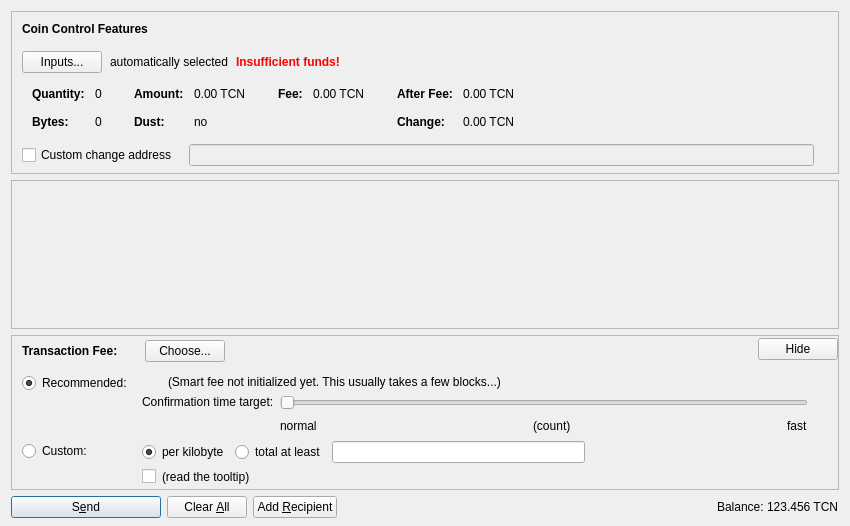
<?xml version="1.0" encoding="UTF-8"?>
<ui version="4.0">
 <class>SendCoinsDialog</class>
 <widget class="QDialog" name="SendCoinsDialog">
  <property name="geometry">
   <rect>
    <x>0</x>
    <y>0</y>
    <width>850</width>
    <height>526</height>
   </rect>
  </property>
  <property name="windowTitle">
   <string>Send Coins</string>
  </property>
  <layout class="QVBoxLayout" name="verticalLayout" stretch="0,1,0,0">
   <property name="bottomMargin">
    <number>8</number>
   </property>
   <item>
    <widget class="QFrame" name="frameCoinControl">
     <property name="sizePolicy">
      <sizepolicy hsizetype="Expanding" vsizetype="Expanding">
       <horstretch>0</horstretch>
       <verstretch>0</verstretch>
      </sizepolicy>
     </property>
     <property name="maximumSize">
      <size>
       <width>16777215</width>
       <height>16777215</height>
      </size>
     </property>
     <property name="frameShape">
      <enum>QFrame::StyledPanel</enum>
     </property>
     <property name="frameShadow">
      <enum>QFrame::Sunken</enum>
     </property>
     <layout class="QVBoxLayout" name="verticalLayoutCoinControl2">
      <property name="spacing">
       <number>0</number>
      </property>
      <property name="leftMargin">
       <number>0</number>
      </property>
      <property name="topMargin">
       <number>0</number>
      </property>
      <property name="rightMargin">
       <number>0</number>
      </property>
      <property name="bottomMargin">
       <number>6</number>
      </property>
      <item>
       <layout class="QVBoxLayout" name="verticalLayoutCoinControl" stretch="0,0,0,0,1">
        <property name="spacing">
         <number>0</number>
        </property>
        <property name="leftMargin">
         <number>10</number>
        </property>
        <property name="topMargin">
         <number>10</number>
        </property>
        <item>
         <layout class="QHBoxLayout" name="horizontalLayoutCoinControl1">
          <property name="bottomMargin">
           <number>15</number>
          </property>
          <item>
           <widget class="QLabel" name="labelCoinControlFeatures">
            <property name="sizePolicy">
             <sizepolicy hsizetype="Preferred" vsizetype="Maximum">
              <horstretch>0</horstretch>
              <verstretch>0</verstretch>
             </sizepolicy>
            </property>
            <property name="font">
             <font>
              <weight>75</weight>
              <bold>true</bold>
             </font>
            </property>
            <property name="styleSheet">
             <string notr="true">font-weight:bold;</string>
            </property>
            <property name="text">
             <string>Coin Control Features</string>
            </property>
           </widget>
          </item>
         </layout>
        </item>
        <item>
         <layout class="QHBoxLayout" name="horizontalLayoutCoinControl2" stretch="0,0,0,0">
          <property name="spacing">
           <number>8</number>
          </property>
          <property name="bottomMargin">
           <number>10</number>
          </property>
          <item>
           <widget class="QPushButton" name="pushButtonCoinControl">
            <property name="styleSheet">
             <string notr="true"/>
            </property>
            <property name="text">
             <string>Inputs...</string>
            </property>
            <property name="autoDefault">
             <bool>false</bool>
            </property>
           </widget>
          </item>
          <item>
           <widget class="QLabel" name="labelCoinControlAutomaticallySelected">
            <property name="text">
             <string>automatically selected</string>
            </property>
            <property name="margin">
             <number>5</number>
            </property>
           </widget>
          </item>
          <item>
           <widget class="QLabel" name="labelCoinControlInsuffFunds">
            <property name="font">
             <font>
              <weight>75</weight>
              <bold>true</bold>
             </font>
            </property>
            <property name="styleSheet">
             <string notr="true">color:red;font-weight:bold;</string>
            </property>
            <property name="text">
             <string>Insufficient funds!</string>
            </property>
            <property name="margin">
             <number>5</number>
            </property>
           </widget>
          </item>
          <item>
           <spacer name="horizontalSpacerCoinControl">
            <property name="orientation">
             <enum>Qt::Horizontal</enum>
            </property>
            <property name="sizeHint" stdset="0">
             <size>
              <width>40</width>
              <height>1</height>
             </size>
            </property>
           </spacer>
          </item>
         </layout>
        </item>
        <item>
         <widget class="QWidget" name="widgetCoinControl" native="true">
          <property name="sizePolicy">
           <sizepolicy hsizetype="Preferred" vsizetype="Preferred">
            <horstretch>0</horstretch>
            <verstretch>0</verstretch>
           </sizepolicy>
          </property>
          <property name="minimumSize">
           <size>
            <width>0</width>
            <height>0</height>
           </size>
          </property>
          <property name="styleSheet">
           <string notr="true"/>
          </property>
          <layout class="QHBoxLayout" name="horizontalLayoutCoinControl5">
           <property name="leftMargin">
            <number>0</number>
           </property>
           <property name="topMargin">
            <number>0</number>
           </property>
           <property name="rightMargin">
            <number>0</number>
           </property>
           <property name="bottomMargin">
            <number>0</number>
           </property>
           <item>
            <layout class="QHBoxLayout" name="horizontalLayoutCoinControl3" stretch="0,0,0,1">
             <property name="spacing">
              <number>20</number>
             </property>
             <property name="topMargin">
              <number>0</number>
             </property>
             <property name="bottomMargin">
              <number>10</number>
             </property>
             <item>
              <layout class="QFormLayout" name="formLayoutCoinControl1">
               <property name="horizontalSpacing">
                <number>10</number>
               </property>
               <property name="verticalSpacing">
                <number>14</number>
               </property>
               <property name="leftMargin">
                <number>10</number>
               </property>
               <property name="topMargin">
                <number>4</number>
               </property>
               <property name="rightMargin">
                <number>6</number>
               </property>
               <item row="0" column="0">
                <widget class="QLabel" name="labelCoinControlQuantityText">
                 <property name="font">
                  <font>
                   <weight>75</weight>
                   <bold>true</bold>
                  </font>
                 </property>
                 <property name="text">
                  <string>Quantity:</string>
                 </property>
                 <property name="margin">
                  <number>0</number>
                 </property>
                </widget>
               </item>
               <item row="0" column="1">
                <widget class="QLabel" name="labelCoinControlQuantity">
                 <property name="cursor">
                  <cursorShape>IBeamCursor</cursorShape>
                 </property>
                 <property name="contextMenuPolicy">
                  <enum>Qt::ActionsContextMenu</enum>
                 </property>
                 <property name="text">
                  <string notr="true">0</string>
                 </property>
                 <property name="margin">
                  <number>0</number>
                 </property>
                 <property name="textInteractionFlags">
                  <set>Qt::LinksAccessibleByMouse|Qt::TextSelectableByKeyboard|Qt::TextSelectableByMouse</set>
                 </property>
                </widget>
               </item>
               <item row="1" column="0">
                <widget class="QLabel" name="labelCoinControlBytesText">
                 <property name="font">
                  <font>
                   <weight>75</weight>
                   <bold>true</bold>
                  </font>
                 </property>
                 <property name="text">
                  <string>Bytes:</string>
                 </property>
                </widget>
               </item>
               <item row="1" column="1">
                <widget class="QLabel" name="labelCoinControlBytes">
                 <property name="cursor">
                  <cursorShape>IBeamCursor</cursorShape>
                 </property>
                 <property name="contextMenuPolicy">
                  <enum>Qt::ActionsContextMenu</enum>
                 </property>
                 <property name="text">
                  <string notr="true">0</string>
                 </property>
                 <property name="textInteractionFlags">
                  <set>Qt::LinksAccessibleByMouse|Qt::TextSelectableByKeyboard|Qt::TextSelectableByMouse</set>
                 </property>
                </widget>
               </item>
              </layout>
             </item>
             <item>
              <layout class="QFormLayout" name="formLayoutCoinControl2">
               <property name="horizontalSpacing">
                <number>10</number>
               </property>
               <property name="verticalSpacing">
                <number>14</number>
               </property>
               <property name="leftMargin">
                <number>6</number>
               </property>
               <property name="topMargin">
                <number>4</number>
               </property>
               <property name="rightMargin">
                <number>6</number>
               </property>
               <item row="0" column="0">
                <widget class="QLabel" name="labelCoinControlAmountText">
                 <property name="font">
                  <font>
                   <weight>75</weight>
                   <bold>true</bold>
                  </font>
                 </property>
                 <property name="text">
                  <string>Amount:</string>
                 </property>
                 <property name="margin">
                  <number>0</number>
                 </property>
                </widget>
               </item>
               <item row="0" column="1">
                <widget class="QLabel" name="labelCoinControlAmount">
                 <property name="cursor">
                  <cursorShape>IBeamCursor</cursorShape>
                 </property>
                 <property name="contextMenuPolicy">
                  <enum>Qt::ActionsContextMenu</enum>
                 </property>
                 <property name="text">
                  <string notr="true">0.00 TCN</string>
                 </property>
                 <property name="textInteractionFlags">
                  <set>Qt::LinksAccessibleByMouse|Qt::TextSelectableByKeyboard|Qt::TextSelectableByMouse</set>
                 </property>
                </widget>
               </item>
               <item row="1" column="0">
                <widget class="QLabel" name="labelCoinControlLowOutputText">
                 <property name="font">
                  <font>
                   <weight>75</weight>
                   <bold>true</bold>
                  </font>
                 </property>
                 <property name="text">
                  <string>Dust:</string>
                 </property>
                </widget>
               </item>
               <item row="1" column="1">
                <widget class="QLabel" name="labelCoinControlLowOutput">
                 <property name="cursor">
                  <cursorShape>IBeamCursor</cursorShape>
                 </property>
                 <property name="contextMenuPolicy">
                  <enum>Qt::ActionsContextMenu</enum>
                 </property>
                 <property name="text">
                  <string notr="true">no</string>
                 </property>
                 <property name="textInteractionFlags">
                  <set>Qt::LinksAccessibleByMouse|Qt::TextSelectableByKeyboard|Qt::TextSelectableByMouse</set>
                 </property>
                </widget>
               </item>
              </layout>
             </item>
             <item>
              <layout class="QFormLayout" name="formLayoutCoinControl3">
               <property name="horizontalSpacing">
                <number>10</number>
               </property>
               <property name="verticalSpacing">
                <number>14</number>
               </property>
               <property name="leftMargin">
                <number>6</number>
               </property>
               <property name="topMargin">
                <number>4</number>
               </property>
               <property name="rightMargin">
                <number>6</number>
               </property>
               <item row="0" column="0">
                <widget class="QLabel" name="labelCoinControlFeeText">
                 <property name="font">
                  <font>
                   <weight>75</weight>
                   <bold>true</bold>
                  </font>
                 </property>
                 <property name="text">
                  <string>Fee:</string>
                 </property>
                 <property name="margin">
                  <number>0</number>
                 </property>
                </widget>
               </item>
               <item row="0" column="1">
                <widget class="QLabel" name="labelCoinControlFee">
                 <property name="cursor">
                  <cursorShape>IBeamCursor</cursorShape>
                 </property>
                 <property name="contextMenuPolicy">
                  <enum>Qt::ActionsContextMenu</enum>
                 </property>
                 <property name="text">
                  <string notr="true">0.00 TCN</string>
                 </property>
                 <property name="textInteractionFlags">
                  <set>Qt::LinksAccessibleByMouse|Qt::TextSelectableByKeyboard|Qt::TextSelectableByMouse</set>
                 </property>
                </widget>
               </item>
              </layout>
             </item>
             <item>
              <layout class="QFormLayout" name="formLayoutCoinControl4">
               <property name="horizontalSpacing">
                <number>10</number>
               </property>
               <property name="verticalSpacing">
                <number>14</number>
               </property>
               <property name="leftMargin">
                <number>6</number>
               </property>
               <property name="topMargin">
                <number>4</number>
               </property>
               <property name="rightMargin">
                <number>6</number>
               </property>
               <item row="0" column="0">
                <widget class="QLabel" name="labelCoinControlAfterFeeText">
                 <property name="font">
                  <font>
                   <weight>75</weight>
                   <bold>true</bold>
                  </font>
                 </property>
                 <property name="text">
                  <string>After Fee:</string>
                 </property>
                 <property name="margin">
                  <number>0</number>
                 </property>
                </widget>
               </item>
               <item row="0" column="1">
                <widget class="QLabel" name="labelCoinControlAfterFee">
                 <property name="cursor">
                  <cursorShape>IBeamCursor</cursorShape>
                 </property>
                 <property name="contextMenuPolicy">
                  <enum>Qt::ActionsContextMenu</enum>
                 </property>
                 <property name="text">
                  <string notr="true">0.00 TCN</string>
                 </property>
                 <property name="textInteractionFlags">
                  <set>Qt::LinksAccessibleByMouse|Qt::TextSelectableByKeyboard|Qt::TextSelectableByMouse</set>
                 </property>
                </widget>
               </item>
               <item row="1" column="0">
                <widget class="QLabel" name="labelCoinControlChangeText">
                 <property name="font">
                  <font>
                   <weight>75</weight>
                   <bold>true</bold>
                  </font>
                 </property>
                 <property name="text">
                  <string>Change:</string>
                 </property>
                </widget>
               </item>
               <item row="1" column="1">
                <widget class="QLabel" name="labelCoinControlChange">
                 <property name="cursor">
                  <cursorShape>IBeamCursor</cursorShape>
                 </property>
                 <property name="contextMenuPolicy">
                  <enum>Qt::ActionsContextMenu</enum>
                 </property>
                 <property name="text">
                  <string notr="true">0.00 TCN</string>
                 </property>
                 <property name="textInteractionFlags">
                  <set>Qt::LinksAccessibleByMouse|Qt::TextSelectableByKeyboard|Qt::TextSelectableByMouse</set>
                 </property>
                </widget>
               </item>
              </layout>
             </item>
            </layout>
           </item>
          </layout>
         </widget>
        </item>
        <item>
         <layout class="QHBoxLayout" name="horizontalLayoutCoinControl4" stretch="0,0,0">
          <property name="spacing">
           <number>12</number>
          </property>
          <property name="sizeConstraint">
           <enum>QLayout::SetDefaultConstraint</enum>
          </property>
          <property name="topMargin">
           <number>5</number>
          </property>
          <property name="rightMargin">
           <number>5</number>
          </property>
          <item>
           <widget class="QCheckBox" name="checkBoxCoinControlChange">
            <property name="toolTip">
             <string>If this is activated, but the change address is empty or invalid, change will be sent to a newly generated address.</string>
            </property>
            <property name="text">
             <string>Custom change address</string>
            </property>
           </widget>
          </item>
          <item>
           <widget class="QValidatedLineEdit" name="lineEditCoinControlChange">
            <property name="enabled">
             <bool>false</bool>
            </property>
            <property name="sizePolicy">
             <sizepolicy hsizetype="Expanding" vsizetype="Fixed">
              <horstretch>0</horstretch>
              <verstretch>0</verstretch>
             </sizepolicy>
            </property>
           </widget>
          </item>
          <item>
           <widget class="QLabel" name="labelCoinControlChangeLabel">
            <property name="sizePolicy">
             <sizepolicy hsizetype="Preferred" vsizetype="Expanding">
              <horstretch>0</horstretch>
              <verstretch>0</verstretch>
             </sizepolicy>
            </property>
            <property name="minimumSize">
             <size>
              <width>0</width>
              <height>0</height>
             </size>
            </property>
            <property name="text">
             <string/>
            </property>
            <property name="margin">
             <number>3</number>
            </property>
           </widget>
          </item>
         </layout>
        </item>
        <item>
         <spacer name="verticalSpacerCoinControl">
          <property name="orientation">
           <enum>Qt::Vertical</enum>
          </property>
          <property name="sizeHint" stdset="0">
           <size>
            <width>800</width>
            <height>1</height>
           </size>
          </property>
         </spacer>
        </item>
       </layout>
      </item>
     </layout>
    </widget>
   </item>
   <item>
    <widget class="QScrollArea" name="scrollArea">
     <property name="widgetResizable">
      <bool>true</bool>
     </property>
     <widget class="QWidget" name="scrollAreaWidgetContents">
      <property name="geometry">
       <rect>
        <x>0</x>
        <y>0</y>
        <width>830</width>
        <height>104</height>
       </rect>
      </property>
      <layout class="QVBoxLayout" name="verticalLayout_2" stretch="0,1">
       <property name="leftMargin">
        <number>0</number>
       </property>
       <property name="topMargin">
        <number>0</number>
       </property>
       <property name="rightMargin">
        <number>0</number>
       </property>
       <property name="bottomMargin">
        <number>0</number>
       </property>
       <item>
        <layout class="QVBoxLayout" name="entries">
         <property name="spacing">
          <number>6</number>
         </property>
        </layout>
       </item>
       <item>
        <spacer name="verticalSpacer">
         <property name="orientation">
          <enum>Qt::Vertical</enum>
         </property>
         <property name="sizeHint" stdset="0">
          <size>
           <width>20</width>
           <height>40</height>
          </size>
         </property>
        </spacer>
       </item>
      </layout>
     </widget>
    </widget>
   </item>
   <item>
    <widget class="QFrame" name="frameFee">
     <property name="sizePolicy">
      <sizepolicy hsizetype="Expanding" vsizetype="Expanding">
       <horstretch>0</horstretch>
       <verstretch>0</verstretch>
      </sizepolicy>
     </property>
     <property name="maximumSize">
      <size>
       <width>16777215</width>
       <height>16777215</height>
      </size>
     </property>
     <property name="frameShape">
      <enum>QFrame::StyledPanel</enum>
     </property>
     <property name="frameShadow">
      <enum>QFrame::Sunken</enum>
     </property>
     <layout class="QVBoxLayout" name="verticalLayoutFee1">
      <property name="spacing">
       <number>0</number>
      </property>
      <property name="leftMargin">
       <number>0</number>
      </property>
      <property name="topMargin">
       <number>0</number>
      </property>
      <property name="rightMargin">
       <number>0</number>
      </property>
      <property name="bottomMargin">
       <number>0</number>
      </property>
      <item>
       <layout class="QVBoxLayout" name="verticalLayoutFee2" stretch="0,0,0">
        <property name="spacing">
         <number>0</number>
        </property>
        <property name="leftMargin">
         <number>10</number>
        </property>
        <property name="topMargin">
         <number>0</number>
        </property>
        <item>
         <layout class="QHBoxLayout" name="horizontalLayoutFee1">
          <property name="bottomMargin">
           <number>0</number>
          </property>
          <item>
           <layout class="QVBoxLayout" name="verticalLayoutFee7">
            <property name="spacing">
             <number>0</number>
            </property>
            <item>
             <spacer name="verticalSpacerSmartFee">
              <property name="orientation">
               <enum>Qt::Vertical</enum>
              </property>
              <property name="sizeType">
               <enum>QSizePolicy::Fixed</enum>
              </property>
              <property name="sizeHint" stdset="0">
               <size>
                <width>1</width>
                <height>4</height>
               </size>
              </property>
             </spacer>
            </item>
            <item>
             <layout class="QHBoxLayout" name="horizontalLayoutSmartFee">
              <property name="spacing">
               <number>10</number>
              </property>
              <item>
               <widget class="QLabel" name="labelFeeHeadline">
                <property name="sizePolicy">
                 <sizepolicy hsizetype="Preferred" vsizetype="Maximum">
                  <horstretch>0</horstretch>
                  <verstretch>0</verstretch>
                 </sizepolicy>
                </property>
                <property name="font">
                 <font>
                  <weight>75</weight>
                  <bold>true</bold>
                 </font>
                </property>
                <property name="styleSheet">
                 <string notr="true">font-weight:bold;</string>
                </property>
                <property name="text">
                 <string>Transaction Fee:</string>
                </property>
               </widget>
              </item>
              <item>
               <widget class="QLabel" name="labelFeeMinimized">
                <property name="text">
                 <string/>
                </property>
               </widget>
              </item>
              <item>
               <widget class="QPushButton" name="buttonChooseFee">
                <property name="text">
                 <string>Choose...</string>
                </property>
               </widget>
              </item>
             </layout>
            </item>
            <item>
             <spacer name="verticalSpacer_5">
              <property name="orientation">
               <enum>Qt::Vertical</enum>
              </property>
              <property name="sizeHint" stdset="0">
               <size>
                <width>1</width>
                <height>1</height>
               </size>
              </property>
             </spacer>
            </item>
           </layout>
          </item>
          <item>
           <spacer name="horizontalSpacer_4">
            <property name="orientation">
             <enum>Qt::Horizontal</enum>
            </property>
            <property name="sizeHint" stdset="0">
             <size>
              <width>40</width>
              <height>20</height>
             </size>
            </property>
           </spacer>
          </item>
          <item>
           <widget class="QPushButton" name="buttonMinimizeFee">
            <property name="toolTip">
             <string>collapse fee-settings</string>
            </property>
            <property name="text">
             <string>Hide</string>
            </property>
           </widget>
          </item>
         </layout>
        </item>
        <item>
         <widget class="QFrame" name="frameFeeSelection">
          <layout class="QVBoxLayout" name="verticalLayoutFee12">
           <property name="spacing">
            <number>0</number>
           </property>
           <property name="leftMargin">
            <number>0</number>
           </property>
           <property name="topMargin">
            <number>0</number>
           </property>
           <property name="rightMargin">
            <number>0</number>
           </property>
           <property name="bottomMargin">
            <number>0</number>
           </property>
           <item>
            <layout class="QGridLayout" name="gridLayoutFee">
             <property name="topMargin">
              <number>10</number>
             </property>
             <property name="bottomMargin">
              <number>4</number>
             </property>
             <property name="horizontalSpacing">
              <number>10</number>
             </property>
             <property name="verticalSpacing">
              <number>4</number>
             </property>
             <item row="1" column="1">
              <layout class="QVBoxLayout" name="verticalLayoutFee8">
               <property name="spacing">
                <number>6</number>
               </property>
               <item>
                <layout class="QHBoxLayout" name="horizontalLayoutFee13">
                 <item>
                  <widget class="QRadioButton" name="radioCustomPerKilobyte">
                   <property name="toolTip">
                    <string>If the custom fee is set to 1000 satoshis and the transaction is only 250 bytes, then &quot;per kilobyte&quot; only pays 250 satoshis in fee, while &quot;total at least&quot; pays 1000 satoshis. For transactions bigger than a kilobyte both pay by kilobyte.</string>
                   </property>
                   <property name="text">
                    <string>per kilobyte</string>
                   </property>
                   <property name="checked">
                    <bool>true</bool>
                   </property>
                   <attribute name="buttonGroup">
                    <string notr="true">groupCustomFee</string>
                   </attribute>
                  </widget>
                 </item>
                 <item>
                  <widget class="QRadioButton" name="radioCustomAtLeast">
                   <property name="toolTip">
                    <string>If the custom fee is set to 1000 satoshis and the transaction is only 250 bytes, then &quot;per kilobyte&quot; only pays 250 satoshis in fee, while &quot;total at least&quot; pays 1000 satoshis. For transactions bigger than a kilobyte both pay by kilobyte.</string>
                   </property>
                   <property name="text">
                    <string>total at least</string>
                   </property>
                   <attribute name="buttonGroup">
                    <string notr="true">groupCustomFee</string>
                   </attribute>
                  </widget>
                 </item>
                 <item>
                  <widget class="TcoinAmountField" name="customFee"/>
                 </item>
                 <item>
                  <spacer name="horizontalSpacer_6">
                   <property name="orientation">
                    <enum>Qt::Horizontal</enum>
                   </property>
                   <property name="sizeHint" stdset="0">
                    <size>
                     <width>1</width>
                     <height>1</height>
                    </size>
                   </property>
                  </spacer>
                 </item>
                </layout>
               </item>
               <item>
                <layout class="QHBoxLayout" name="horizontalLayoutFee8">
                 <item>
                  <widget class="QCheckBox" name="checkBoxMinimumFee">
                   <property name="toolTip">
                    <string>Paying only the minimum fee is just fine as long as there is less transaction volume than space in the blocks. But be aware that this can end up in a never confirming transaction once there is more demand for tcoin transactions than the network can process.</string>
                   </property>
                   <property name="text">
                    <string/>
                   </property>
                  </widget>
                 </item>
                 <item>
                  <widget class="QLabel" name="labelMinFeeWarning">
                   <property name="enabled">
                    <bool>true</bool>
                   </property>
                   <property name="toolTip">
                    <string>Paying only the minimum fee is just fine as long as there is less transaction volume than space in the blocks. But be aware that this can end up in a never confirming transaction once there is more demand for tcoin transactions than the network can process.</string>
                   </property>
                   <property name="text">
                    <string>(read the tooltip)</string>
                   </property>
                   <property name="margin">
                    <number>5</number>
                   </property>
                  </widget>
                 </item>
                 <item>
                  <spacer name="horizontalSpacer_2">
                   <property name="orientation">
                    <enum>Qt::Horizontal</enum>
                   </property>
                   <property name="sizeHint" stdset="0">
                    <size>
                     <width>1</width>
                     <height>1</height>
                    </size>
                   </property>
                  </spacer>
                 </item>
                </layout>
               </item>
              </layout>
             </item>
             <item row="0" column="0">
              <layout class="QVBoxLayout" name="verticalLayoutFee4" stretch="0,1">
               <item>
                <widget class="QRadioButton" name="radioSmartFee">
                 <property name="text">
                  <string>Recommended:</string>
                 </property>
                 <property name="checked">
                  <bool>true</bool>
                 </property>
                 <attribute name="buttonGroup">
                  <string notr="true">groupFee</string>
                 </attribute>
                </widget>
               </item>
               <item>
                <spacer name="verticalSpacer_2">
                 <property name="orientation">
                  <enum>Qt::Vertical</enum>
                 </property>
                 <property name="sizeHint" stdset="0">
                  <size>
                   <width>1</width>
                   <height>1</height>
                  </size>
                 </property>
                </spacer>
               </item>
              </layout>
             </item>
             <item row="1" column="0">
              <layout class="QVBoxLayout" name="verticalLayoutFee9" stretch="0,1">
               <item>
                <widget class="QRadioButton" name="radioCustomFee">
                 <property name="text">
                  <string>Custom:</string>
                 </property>
                 <attribute name="buttonGroup">
                  <string notr="true">groupFee</string>
                 </attribute>
                </widget>
               </item>
               <item>
                <spacer name="verticalSpacer_6">
                 <property name="orientation">
                  <enum>Qt::Vertical</enum>
                 </property>
                 <property name="sizeHint" stdset="0">
                  <size>
                   <width>1</width>
                   <height>1</height>
                  </size>
                 </property>
                </spacer>
               </item>
              </layout>
             </item>
             <item row="0" column="1">
              <layout class="QVBoxLayout" name="verticalLayoutFee3" stretch="0,0,1">
               <property name="spacing">
                <number>6</number>
               </property>
               <property name="topMargin">
                <number>2</number>
               </property>
               <item>
                <layout class="QHBoxLayout" name="horizontalLayoutFee12">
                 <item>
                  <widget class="QLabel" name="labelSmartFee">
                   <property name="text">
                    <string/>
                   </property>
                   <property name="margin">
                    <number>2</number>
                   </property>
                  </widget>
                 </item>
                 <item>
                  <widget class="QLabel" name="labelFeeEstimation">
                   <property name="text">
                    <string/>
                   </property>
                  </widget>
                 </item>
                 <item>
                  <widget class="QLabel" name="labelSmartFee2">
                   <property name="text">
                    <string>(Smart fee not initialized yet. This usually takes a few blocks...)</string>
                   </property>
                   <property name="margin">
                    <number>2</number>
                   </property>
                  </widget>
                 </item>
                 <item>
                  <spacer name="horizontalSpacer_5">
                   <property name="orientation">
                    <enum>Qt::Horizontal</enum>
                   </property>
                   <property name="sizeHint" stdset="0">
                    <size>
                     <width>1</width>
                     <height>1</height>
                    </size>
                   </property>
                  </spacer>
                 </item>
                </layout>
               </item>
               <item>
                <layout class="QHBoxLayout" name="horizontalLayoutFee9">
                 <item>
                  <layout class="QVBoxLayout" name="verticalLayoutFee6">
                   <item>
                    <widget class="QLabel" name="labelSmartFee3">
                     <property name="text">
                      <string>Confirmation time target:</string>
                     </property>
                     <property name="margin">
                      <number>2</number>
                     </property>
                    </widget>
                   </item>
                   <item>
                    <spacer name="verticalSpacer_3">
                     <property name="orientation">
                      <enum>Qt::Vertical</enum>
                     </property>
                     <property name="sizeHint" stdset="0">
                      <size>
                       <width>1</width>
                       <height>1</height>
                      </size>
                     </property>
                    </spacer>
                   </item>
                  </layout>
                 </item>
                 <item>
                  <layout class="QVBoxLayout" name="verticalLayoutFee5">
                   <property name="rightMargin">
                    <number>30</number>
                   </property>
                   <item>
                    <widget class="QSlider" name="sliderSmartFee">
                     <property name="minimum">
                      <number>0</number>
                     </property>
                     <property name="maximum">
                      <number>23</number>
                     </property>
                     <property name="pageStep">
                      <number>1</number>
                     </property>
                     <property name="value">
                      <number>0</number>
                     </property>
                     <property name="orientation">
                      <enum>Qt::Horizontal</enum>
                     </property>
                     <property name="invertedAppearance">
                      <bool>false</bool>
                     </property>
                     <property name="invertedControls">
                      <bool>false</bool>
                     </property>
                     <property name="tickPosition">
                      <enum>QSlider::NoTicks</enum>
                     </property>
                    </widget>
                   </item>
                   <item>
                    <layout class="QHBoxLayout" name="horizontalLayoutFee10">
                     <item>
                      <widget class="QLabel" name="labelSmartFeeNormal">
                       <property name="text">
                        <string>normal</string>
                       </property>
                      </widget>
                     </item>
                     <item>
                      <spacer name="horizontalSpacer_7">
                       <property name="orientation">
                        <enum>Qt::Horizontal</enum>
                       </property>
                       <property name="sizeHint" stdset="0">
                        <size>
                         <width>40</width>
                         <height>20</height>
                        </size>
                       </property>
                      </spacer>
                     </item>
                     <item>
                      <widget class="QLabel" name="confirmationTargetLabel">
                       <property name="text">
                        <string notr="true">(count)</string>
                       </property>
                      </widget>
                     </item>
                     <item>
                      <spacer name="horizontalSpacer_3">
                       <property name="orientation">
                        <enum>Qt::Horizontal</enum>
                       </property>
                       <property name="sizeHint" stdset="0">
                        <size>
                         <width>40</width>
                         <height>20</height>
                        </size>
                       </property>
                      </spacer>
                     </item>
                     <item>
                      <widget class="QLabel" name="labelSmartFeeFast">
                       <property name="text">
                        <string>fast</string>
                       </property>
                      </widget>
                     </item>
                    </layout>
                   </item>
                  </layout>
                 </item>
                </layout>
               </item>
               <item>
                <spacer name="verticalSpacer_4">
                 <property name="orientation">
                  <enum>Qt::Vertical</enum>
                 </property>
                 <property name="sizeHint" stdset="0">
                  <size>
                   <width>1</width>
                   <height>1</height>
                  </size>
                 </property>
                </spacer>
               </item>
              </layout>
             </item>
            </layout>
           </item>
          </layout>
         </widget>
        </item>
        <item>
         <spacer name="verticalSpacerFee">
          <property name="orientation">
           <enum>Qt::Vertical</enum>
          </property>
          <property name="sizeHint" stdset="0">
           <size>
            <width>800</width>
            <height>1</height>
           </size>
          </property>
         </spacer>
        </item>
       </layout>
      </item>
     </layout>
    </widget>
   </item>
   <item>
    <layout class="QHBoxLayout" name="horizontalLayout">
     <item>
      <widget class="QPushButton" name="sendButton">
       <property name="minimumSize">
        <size>
         <width>150</width>
         <height>0</height>
        </size>
       </property>
       <property name="toolTip">
        <string>Confirm the send action</string>
       </property>
       <property name="text">
        <string>S&amp;end</string>
       </property>
       <property name="icon">
        <iconset resource="../tcoin.qrc">
         <normaloff>:/icons/send</normaloff>:/icons/send</iconset>
       </property>
       <property name="autoDefault">
        <bool>false</bool>
       </property>
       <property name="default">
        <bool>true</bool>
       </property>
      </widget>
     </item>
     <item>
      <widget class="QPushButton" name="clearButton">
       <property name="sizePolicy">
        <sizepolicy hsizetype="Minimum" vsizetype="Fixed">
         <horstretch>0</horstretch>
         <verstretch>0</verstretch>
        </sizepolicy>
       </property>
       <property name="toolTip">
        <string>Clear all fields of the form.</string>
       </property>
       <property name="text">
        <string>Clear &amp;All</string>
       </property>
       <property name="icon">
        <iconset resource="../tcoin.qrc">
         <normaloff>:/icons/remove</normaloff>:/icons/remove</iconset>
       </property>
       <property name="autoDefault">
        <bool>false</bool>
       </property>
      </widget>
     </item>
     <item>
      <widget class="QPushButton" name="addButton">
       <property name="toolTip">
        <string>Send to multiple recipients at once</string>
       </property>
       <property name="text">
        <string>Add &amp;Recipient</string>
       </property>
       <property name="icon">
        <iconset resource="../tcoin.qrc">
         <normaloff>:/icons/add</normaloff>:/icons/add</iconset>
       </property>
       <property name="autoDefault">
        <bool>false</bool>
       </property>
      </widget>
     </item>
     <item>
      <spacer name="horizontalSpacer">
       <property name="orientation">
        <enum>Qt::Horizontal</enum>
       </property>
       <property name="sizeHint" stdset="0">
        <size>
         <width>40</width>
         <height>20</height>
        </size>
       </property>
      </spacer>
     </item>
     <item>
      <layout class="QHBoxLayout" name="horizontalLayout_2">
       <property name="spacing">
        <number>3</number>
       </property>
       <item>
        <widget class="QLabel" name="label">
         <property name="sizePolicy">
          <sizepolicy hsizetype="Preferred" vsizetype="Fixed">
           <horstretch>0</horstretch>
           <verstretch>0</verstretch>
          </sizepolicy>
         </property>
         <property name="text">
          <string>Balance:</string>
         </property>
        </widget>
       </item>
       <item>
        <widget class="QLabel" name="labelBalance">
         <property name="sizePolicy">
          <sizepolicy hsizetype="Preferred" vsizetype="Fixed">
           <horstretch>0</horstretch>
           <verstretch>0</verstretch>
          </sizepolicy>
         </property>
         <property name="cursor">
          <cursorShape>IBeamCursor</cursorShape>
         </property>
         <property name="text">
          <string notr="true">123.456 TCN</string>
         </property>
         <property name="textInteractionFlags">
          <set>Qt::LinksAccessibleByMouse|Qt::TextSelectableByKeyboard|Qt::TextSelectableByMouse</set>
         </property>
        </widget>
       </item>
      </layout>
     </item>
    </layout>
   </item>
  </layout>
 </widget>
 <customwidgets>
  <customwidget>
   <class>QValidatedLineEdit</class>
   <extends>QLineEdit</extends>
   <header>qvalidatedlineedit.h</header>
  </customwidget>
  <customwidget>
   <class>TcoinAmountField</class>
   <extends>QLineEdit</extends>
   <header>tcoinamountfield.h</header>
   <container>1</container>
  </customwidget>
 </customwidgets>
 <resources>
  <include location="../tcoin.qrc"/>
 </resources>
 <connections/>
 <buttongroups>
  <buttongroup name="groupFee"/>
  <buttongroup name="groupCustomFee"/>
 </buttongroups>
</ui>
